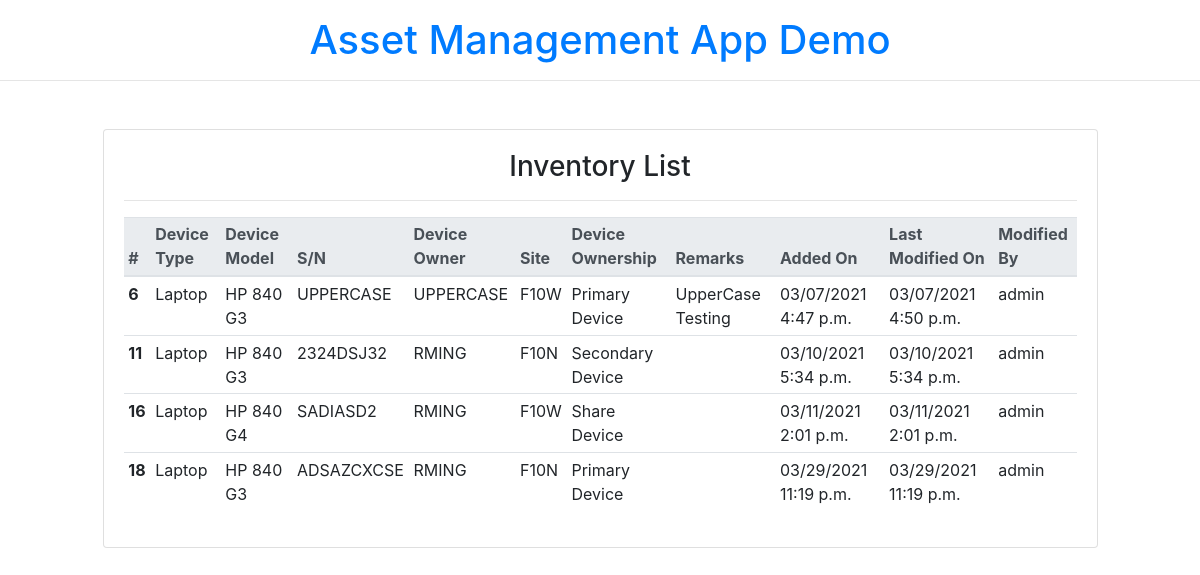
Screenshot of /inventory/ with the database file from the repository.
### inventory/models.py (models this page shows, shortened)
class Device(models.Model):
    deviceType = models.ForeignKey(DeviceType, on_delete=models.CASCADE, null=False)
    deviceModel = models.ForeignKey(DeviceModel, on_delete=models.CASCADE, null=False)
    site_choices = [
        ("F10N", "F10N"),
        ("F10W", "F10W"),
        ("F10A", "F10A"),
        ("F10X", "F10X"),
        ("MSB", "MSB"),
    ]
    site = models.CharField(max_length=5, choices=site_choices, null=True)
    ownership_choices = [
        ("Primary Device", "Primary Device"),
        ("Secondary Device", "Secondary Device"),
        ("Share Device", "Share Device"),
        ("VIP Device", "VIP Device"),
    ]
    ownership = models.CharField(
        max_length=20, choices=ownership_choices, default="Primary Device"
    )
    serialnumber = models.CharField(max_length=15, unique=True, null=False)
    deviceOwner = models.CharField(max_length=10, null=False)
    submittor = models.ForeignKey("auth.User", on_delete=models.CASCADE)
    created_at = models.DateTimeField(auto_now_add=True)
    updated_at = models.DateTimeField(auto_now=True)
    remarks = models.TextField(max_length=200, blank=True)

class DeviceType(models.Model):
    name = models.CharField(max_length=30, null=False)
    def __str__(self):
        return self.name

class DeviceModel(models.Model):
    name = models.CharField(max_length=30, null=False)
    deviceType = models.ForeignKey(
        DeviceType, on_delete=models.CASCADE, null=False, default="testing"
    )
    def __str__(self):
        return self.name

### inventory/views.py (the view)
# urls.py: path("inventory/", views.DeviceListView.as_view(), name="inventory_main"),
class DeviceListView(ListView):
    model = Device
    template_name = "inventory.html"

### templates/inventory.html (shortened to what this page needs)
{% extends 'base.html' %}
{% block content %}
<div class="row my-3">
    <div class="col-md-10 mx-auto">
        <div class="card mx-auto">
            <div class="card-body">
                <h3 class="card-title text-center">{% block tabletitle %}
                    Inventory List
                {% endblock tabletitle %}</h3>
                <hr>
                <div class="row">
                    <div class="col">
                        <table class="table table-hover table-sm ">
                            <thead class="thead-light">
                                <tr id="{{ device.pk }}">
                                  <th scope="col">#</th>
                                  <th scope="col">Device Type</th>
                                  <th scope="col">Device Model</th>
                                  <th scope="col">S/N</th>
                                  <th scope="col">Device Owner </th>
                                  <th scope="col">Site</th>
                                  <th scope="col">Device Ownership</th>
                                  <th scope="col">Remarks</th>
                                  <th scope="col">Added On</th>
                                  <th scope="col">Last Modified On</th>
                                  <th scope="col">Modified By</th>
                                </tr>
                              </thead>
                              <tbody>
                                {% for device in object_list %}
                                    <tr>
                                        <th scope="row">{{ device.pk }}</th>
                                        <td>{{device.deviceType}}</td>
                                        <td>{{device.deviceModel}}</td>
                                        <td>{{device.serialnumber}}</td>
                                        <td>{{device.deviceOwner}}</td>
                                        <td>{{device.site}}</td>
                                        <td>{{device.ownership}}</td>
                                        <td>{{device.remarks|truncatewords:"20"}}</td>
                                        <td>{{device.created_at|date:"SHORT_DATETIME_FORMAT" }}</td>
                                        <td>{{device.updated_at|date:"SHORT_DATETIME_FORMAT"}}</td>
                                        <td>{{device.submittor}}</td>
                                    </tr>
                                {% endfor %}
                              </tbody>
                        </table>
                    </div>
                </div>
            </div>
        </div>
    </div>
</div>
{% endblock content %}

### static/css/style.css (style rules this page uses)
body { overflow-x: hidden; }

### rows the page displays
Device: pk "6", deviceType "Laptop", deviceModel "HP 840 G3", serialnumber "UPPERCASE", deviceOwner "UPPERCASE", site "F10W", ownership "Primary Device", remarks "UpperCase Testing", created_at "03/07/2021 4:47 p.m.", updated_at "03/07/2021 4:50 p.m.", submittor "admin"
Device: pk "11", deviceType "Laptop", deviceModel "HP 840 G3", serialnumber "2324DSJ32", deviceOwner "RMING", site "F10N", ownership "Secondary Device", created_at "03/10/2021 5:34 p.m.", updated_at "03/10/2021 5:34 p.m.", submittor "admin"
Device: pk "16", deviceType "Laptop", deviceModel "HP 840 G4", serialnumber "SADIASD2", deviceOwner "RMING", site "F10W", ownership "Share Device", created_at "03/11/2021 2:01 p.m.", updated_at "03/11/2021 2:01 p.m.", submittor "admin"
Device: pk "18", deviceType "Laptop", deviceModel "HP 840 G3", serialnumber "ADSAZCXCSE", deviceOwner "RMING", site "F10N", ownership "Primary Device", created_at "03/29/2021 11:19 p.m.", updated_at "03/29/2021 11:19 p.m.", submittor "admin"
